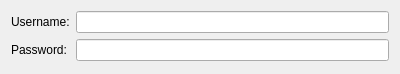
<?xml version="1.0" encoding="UTF-8"?>
<ui version="4.0">
 <class>YahooMainOptionsWidget</class>
 <widget class="QWidget" name="YahooMainOptionsWidget">
  <property name="geometry">
   <rect>
    <x>0</x>
    <y>0</y>
    <width>400</width>
    <height>74</height>
   </rect>
  </property>
  <property name="sizePolicy">
   <sizepolicy hsizetype="Preferred" vsizetype="Minimum">
    <horstretch>0</horstretch>
    <verstretch>0</verstretch>
   </sizepolicy>
  </property>
  <property name="windowTitle">
   <string>Account Preferences</string>
  </property>
  <layout class="QVBoxLayout" name="verticalLayout_2">
   <property name="sizeConstraint">
    <enum>QLayout::SetMinimumSize</enum>
   </property>
   <item>
    <layout class="QFormLayout" name="formLayout">
     <property name="sizeConstraint">
      <enum>QLayout::SetMinimumSize</enum>
     </property>
     <item row="0" column="0">
      <widget class="QLabel" name="accountLabel">
       <property name="text">
        <string>Username:</string>
       </property>
      </widget>
     </item>
     <item row="0" column="1">
      <widget class="QLineEdit" name="accountLineEdit">
       <property name="text">
        <string/>
       </property>
      </widget>
     </item>
     <item row="1" column="0">
      <widget class="QLabel" name="passwordLabel">
       <property name="text">
        <string>Password:</string>
       </property>
      </widget>
     </item>
     <item row="1" column="1">
      <widget class="QLineEdit" name="passwordLineEdit">
       <property name="echoMode">
        <enum>QLineEdit::Password</enum>
       </property>
      </widget>
     </item>
    </layout>
   </item>
  </layout>
 </widget>
 <customwidgets/>
 <resources/>
 <connections/>
</ui>
